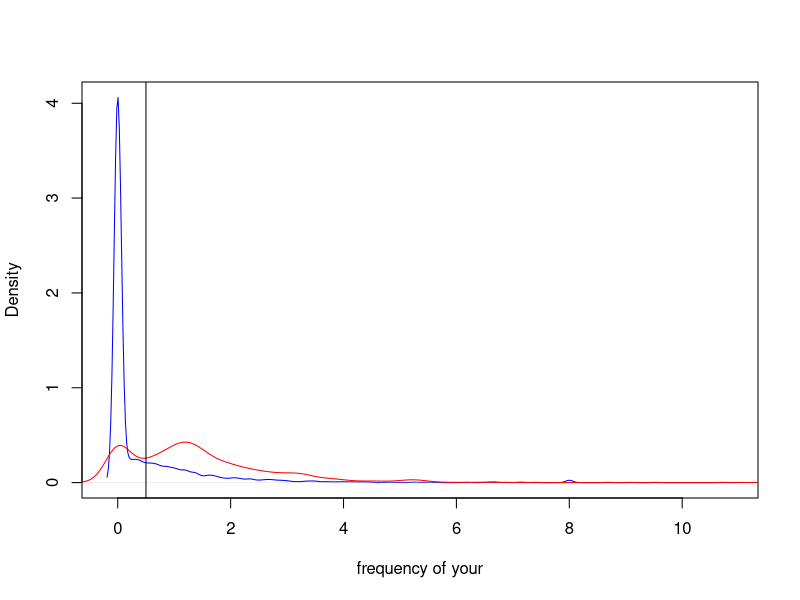

Source code (R): (Note: this script raises an error after producing the figure.)
library(kernlab)
data(spam)
head(spam)
tail(spam)
plot(density(spam$your[spam$type=='nonspam']),col="blue",main="",xlab = 'frequency of your')
lines(density(spam$your[spam$type=='spam']),col= "red")
abline(v=0.5, col ='black')
prediction = ifelse(spam$your > 0.5,"spam","nonspam")
table(prediction,spam$type)/length(spam$type)
library(caret)
intrain <-createDataPartition(y = spam$type,p = 0.75,list = FALSE)
spam_training = spam[intrain,]
spam_test <- spam[-intrain,]
dim(spam_training)
# modeling
set.seed(1971)


modelFit$finalModel

prediction <- predict(modelFit,newdata=spam_test)
prediction
confusionMatrix(prediction,spam_test$type)
